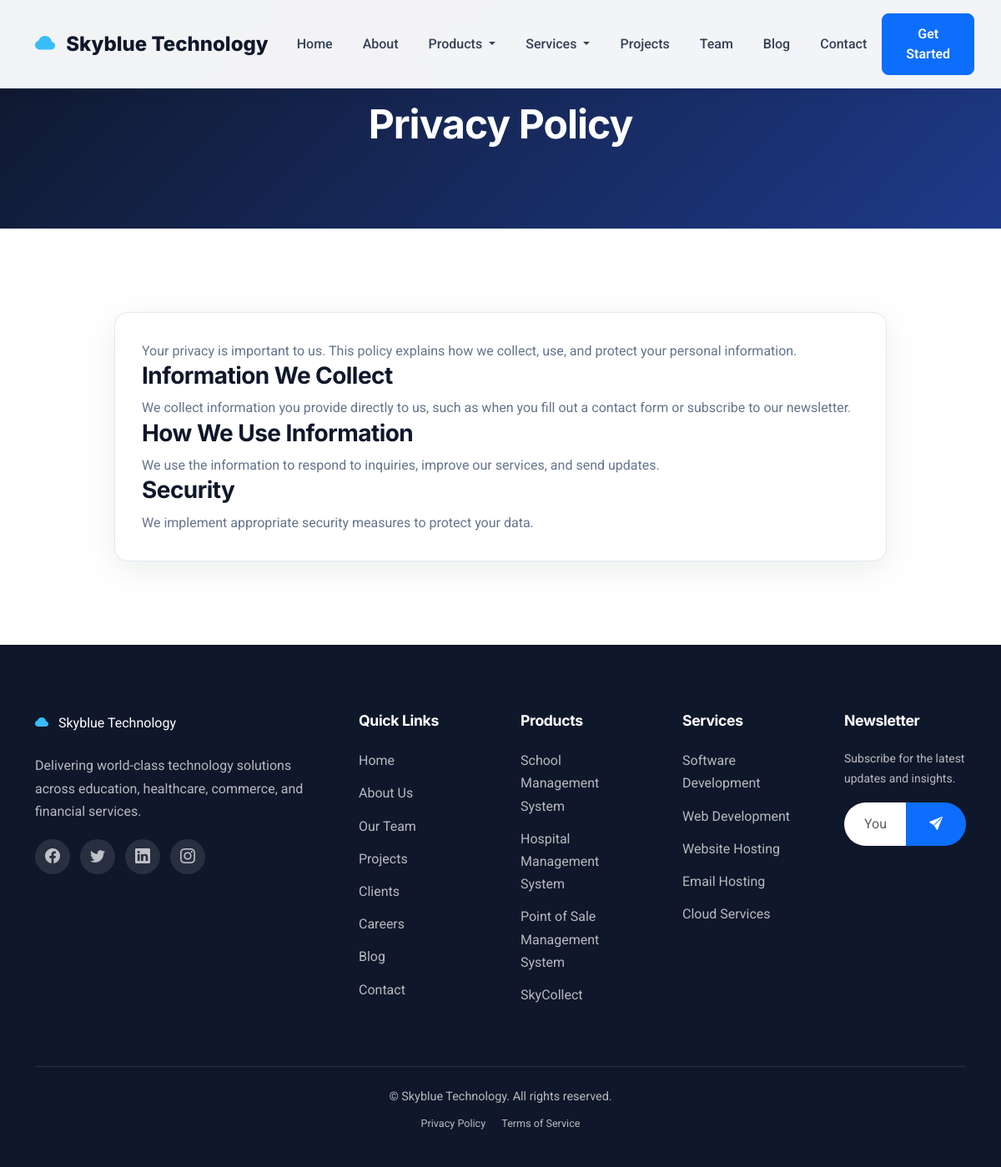
Page /privacy-policy/ on the committed database.
### website/models.py (models this page shows, shortened)
class SingletonModel(models.Model):
    class Meta:
        abstract = True
    @classmethod
    def load(cls):
        obj, created = cls.objects.get_or_create(pk=1)
        return obj

class TimestampModel(models.Model):
    created_at = models.DateTimeField(auto_now_add=True, db_index=True)
    updated_at = models.DateTimeField(auto_now=True)
    class Meta:
        abstract = True

class SiteSettings(SingletonModel, TimestampModel):
    site_name = models.CharField(max_length=100, default='Skyblue Technology')
    tagline = models.CharField(
        max_length=255,
        default='Innovative Technology Solutions for a Smarter Tomorrow'
    )
    logo = models.ImageField(
        upload_to=site_logo_path, blank=True, null=True,
        help_text='Recommended size: 240x80px transparent PNG.'
    )
    favicon = models.ImageField(
        upload_to=site_favicon_path, blank=True, null=True,
        help_text='Recommended size: 32x32px ICO or PNG.'
    )
    footer_text = models.TextField(
        blank=True,
        default='Delivering world-class technology solutions across education, healthcare, commerce, and financial services.'
    )
    copyright_text = models.CharField(
        max_length=255,
        default='© Skyblue Technology. All rights reserved.'
    )
    analytics_id = models.CharField(
        max_length=50, blank=True,
        help_text='Google Analytics 4 Measurement ID (G-XXXXXXXXXX).'
    )
    contact_email = models.EmailField(default='info@skybluetechnology.com')
    contact_phone = models.CharField(max_length=50, default='+234 000 000 0000')
    address = models.TextField(
        default='Skyblue Technology Headquarters, Nigeria'
    )
    working_hours = models.CharField(
        max_length=255, default='Monday - Friday: 9:00 AM - 5:00 PM'
    )
    show_newsletter = models.BooleanField(default=True)
    maintenance_mode = models.BooleanField(default=False)
    class Meta:
        verbose_name = 'Site Setting'
        verbose_name_plural = 'Site Settings'

class PrivacyPolicy(SingletonModel, TimestampModel):
    title = models.CharField(max_length=200, default='Privacy Policy')
    content = CKEditor5Field(
        config_name='default',
        default='<p>Your privacy is important to us...</p>'
    )
    last_updated = models.DateField(auto_now=True)
    class Meta:
        verbose_name = 'Privacy Policy'
        verbose_name_plural = 'Privacy Policy'

class OrderedModel(models.Model):
    order = models.PositiveIntegerField(default=0, db_index=True)
    class Meta:
        abstract = True
        ordering = ['order', '-created_at']

class SocialMedia(TimestampModel, OrderedModel):
    PLATFORM_CHOICES = [
        ('facebook', 'Facebook'),
        ('twitter', 'Twitter'),
        ('linkedin', 'LinkedIn'),
        ('instagram', 'Instagram'),
        ('youtube', 'YouTube'),
        ('whatsapp', 'WhatsApp'),
        ('github', 'GitHub'),
    ]
    platform = models.CharField(max_length=20, choices=PLATFORM_CHOICES)
    url = models.URLField()
    icon = models.CharField(
        max_length=50, blank=True,
        help_text='Optional Bootstrap Icons class override.'
    )
    is_active = models.BooleanField(default=True, db_index=True)
    class Meta:
        verbose_name = 'Social Media Link'
        verbose_name_plural = 'Social Media Links'
        ordering = ['order', '-created_at']

class SEOModel(models.Model):
    meta_title = models.CharField(
        max_length=255, blank=True,
        help_text="Override default meta title."
    )
    meta_description = models.TextField(
        blank=True,
        help_text="Override default meta description."
    )
    meta_keywords = models.CharField(
        max_length=500, blank=True,
        help_text="Comma-separated keywords."
    )
    class Meta:
        abstract = True

class SoftDeleteModel(models.Model):
    is_deleted = models.BooleanField(default=False, db_index=True)
    deleted_at = models.DateTimeField(null=True, blank=True)
    class Meta:
        abstract = True

class Product(TimestampModel, SEOModel, SoftDeleteModel):
    title = models.CharField(max_length=150)
    slug = models.SlugField(max_length=150, unique=True, db_index=True)
    short_description = models.TextField(
        help_text='Brief summary shown on listing pages.'
    )
    description = CKEditor5Field(config_name='default')
    image = models.ImageField(
        upload_to=product_image_path, blank=True, null=True
    )
    icon = models.CharField(
        max_length=50, default='bi-box-seam',
        help_text='Bootstrap Icons class.'
    )
    is_featured = models.BooleanField(default=False, db_index=True)
    is_active = models.BooleanField(default=True, db_index=True)
    order = models.PositiveIntegerField(default=0, db_index=True)
    class Meta:
        verbose_name = 'Product'
        verbose_name_plural = 'Products'
        ordering = ['order', '-created_at']
    def get_absolute_url(self):
        return reverse('product_detail', kwargs={'slug': self.slug})

class Service(TimestampModel, SEOModel, SoftDeleteModel):
    title = models.CharField(max_length=150)
    slug = models.SlugField(max_length=150, unique=True, db_index=True)
    short_description = models.TextField()
    description = CKEditor5Field(config_name='default')
    image = models.ImageField(
        upload_to=service_image_path, blank=True, null=True
    )
    icon = models.CharField(
        max_length=50, default='bi-gear',
        help_text='Bootstrap Icons class.'
    )
    is_featured = models.BooleanField(default=False, db_index=True)
    is_active = models.BooleanField(default=True, db_index=True)
    order = models.PositiveIntegerField(default=0, db_index=True)
    class Meta:
        verbose_name = 'Service'
        verbose_name_plural = 'Services'
        ordering = ['order', '-created_at']
    def get_absolute_url(self):
        return reverse('service_detail', kwargs={'slug': self.slug})

### website/views.py (the view)
# urls.py: path('privacy-policy/', views.PrivacyPolicyView.as_view(), name='privacy_policy'),
class PrivacyPolicyView(TemplateView):
    template_name = 'website/pages/privacy_policy.html'
    def get_context_data(self, **kwargs):
        context = super().get_context_data(**kwargs)
        context['privacy'] = PrivacyPolicy.load()
        context['seo'] = get_seo_context('/privacy-policy/')
        return context

### website/templates/website/pages/privacy_policy.html (shortened to what this page needs)
{% extends 'website/base.html' %}
{% load website_extras %}
{% block content %}
{% include 'website/partials/page_header.html' with title=privacy.title subtitle="Last updated: "|add:privacy.last_updated|date:"F d, Y" %}
<section class="section">
    <div class="container">
        <div class="row justify-content-center">
            <div class="col-lg-10">
                <div class="card-skyblue">
                    <div class="content">
                        {{ privacy.content|safe }}
                    </div>
                </div>
            </div>
        </div>
    </div>
</section>
{% endblock %}

### website/templates/website/partials/navbar.html (shortened to what this page needs)
{% load website_extras %}
<nav class="navbar navbar-expand-lg navbar-skyblue fixed-top">
    <div class="container">
        <a class="navbar-brand" href="{% url 'home' %}">
            <i class="bi bi-cloud-fill"></i>
            {{ site_settings.site_name }}
        </a>
        <div class="collapse navbar-collapse" id="mainNavbar">
            <ul class="navbar-nav mx-auto mb-2 mb-lg-0">
                <li class="nav-item">
                    <a class="nav-link {% active_class request 'home' %}" href="{% url 'home' %}">Home</a>
                </li>
                <li class="nav-item">
                    <a class="nav-link {% active_class request 'about' %}" href="{% url 'about' %}">About</a>
                </li>
                <li class="nav-item dropdown">
                    <a class="nav-link dropdown-toggle" href="{% url 'products' %}" role="button" data-bs-toggle="dropdown" aria-expanded="false">
                        Products
                    </a>
                </li>
                <li class="nav-item dropdown">
                    <a class="nav-link dropdown-toggle" href="{% url 'services' %}" role="button" data-bs-toggle="dropdown" aria-expanded="false">
                        Services
                    </a>
                </li>
                <li class="nav-item">
                    <a class="nav-link {% active_class request 'projects' %}" href="{% url 'projects' %}">Projects</a>
                </li>
                <li class="nav-item">
                    <a class="nav-link {% active_class request 'team' %}" href="{% url 'team' %}">Team</a>
                </li>
                <li class="nav-item">
                    <a class="nav-link {% active_class request 'blog' %}" href="{% url 'blog' %}">Blog</a>
                </li>
                <li class="nav-item">
                    <a class="nav-link {% active_class request 'contact' %}" href="{% url 'contact' %}">Contact</a>
                </li>
            </ul>
            <a href="{% url 'contact' %}" class="btn btn-primary d-none d-lg-inline-flex">
                Get Started
            </a>
        </div>
    </div>
</nav>

### website/templates/website/partials/page_header.html (shortened to what this page needs)
<section class="page-header">
    <div class="container">
        <h1>{{ title }}</h1>
    </div>
</section>

### website/templates/website/partials/footer.html (shortened to what this page needs)
{% load website_extras %}
<footer class="footer-skyblue">
    <div class="container">
        <div class="row g-5">
            <div class="col-lg-4 col-md-6">
                <a class="navbar-brand mb-4 d-inline-block" href="{% url 'home' %}">
                    <i class="bi bi-cloud-fill" style="color:#38bdf8;margin-right:8px;"></i>
                    <span style="color:#fff;">{{ site_settings.site_name }}</span>
                </a>
                <p>{{ site_settings.footer_text }}</p>
                {% if footer_social %}
                <div class="social-links">
                    {% for social in footer_social %}
                    <a href="{{ social.url }}" target="_blank" rel="noopener" aria-label="{{ social.get_platform_display }}">
                        <i class="bi {% if social.icon %}{{ social.icon }}{% else %}bi-{{ social.platform }}{% endif %}"></i>
                    </a>
                    {% endfor %}
                </div>
                {% endif %}
            </div>
            <div class="col-lg-2 col-md-6">
                <h5>Quick Links</h5>
                <a href="{% url 'home' %}">Home</a>
                <a href="{% url 'about' %}">About Us</a>
                <a href="{% url 'team' %}">Our Team</a>
                <a href="{% url 'projects' %}">Projects</a>
                <a href="{% url 'clients' %}">Clients</a>
                <a href="{% url 'careers' %}">Careers</a>
                <a href="{% url 'blog' %}">Blog</a>
                <a href="{% url 'contact' %}">Contact</a>
            </div>
            <div class="col-lg-2 col-md-6">
                <h5>Products</h5>
                {% for product in footer_products %}
                <a href="{{ product.get_absolute_url }}">{{ product.title }}</a>
                {% empty %}
                <a href="{% url 'products' %}">All Products</a>
                {% endfor %}
            </div>
            <div class="col-lg-2 col-md-6">
                <h5>Services</h5>
                {% for service in footer_services %}
                <a href="{{ service.get_absolute_url }}">{{ service.title }}</a>
                {% empty %}
                <a href="{% url 'services' %}">All Services</a>
                {% endfor %}
            </div>
            <div class="col-lg-2 col-md-12">
                <h5>Newsletter</h5>
                <p class="small">Subscribe for the latest updates and insights.</p>
                <form class="newsletter-form newsletter-ajax-form d-flex" action="{% url 'newsletter_subscribe' %}" method="post">
                    <input type="email" name="email" class="form-control" placeholder="Your email" required>
                    <button type="submit" class="btn"><i class="bi bi-send-fill"></i></button>
                </form>
            </div>
        </div>
        <div class="footer-bottom">
            <p class="mb-2">{{ site_settings.copyright_text }}</p>
            <div class="small">
                <a href="{% url 'privacy_policy' %}" class="d-inline-block me-3">Privacy Policy</a>
                <a href="{% url 'terms_of_service' %}" class="d-inline-block">Terms of Service</a>
            </div>
        </div>
    </div>
</footer>

### rows in the picture
SiteSettings: site_name "Skyblue Technology", footer_text "Delivering world-class technology solutions across education, healthcare, commerce, and financial services.", copyright_text "© Skyblue Technology. All rights reserved."
PrivacyPolicy: title "Privacy Policy", content "Your privacy is important to us. This policy explains how we collect, use, and protect your personal information. Information We Collect We collect information you provide directly to us, such as when you fill out a contact form or subscribe to our newsletter. How We Use Information We use the information to respond to inquiries, improve our services, and send updates. Security We implement appropriate security measures to protect your data."
Product: title "School Management System"
Product: title "Hospital Management System"
Product: title "Point of Sale Management System"
Product: title "SkyCollect"
Service: title "Software Development"
Service: title "Web Development"
Service: title "Website Hosting"
Service: title "Email Hosting"
Service: title "Cloud Services"
